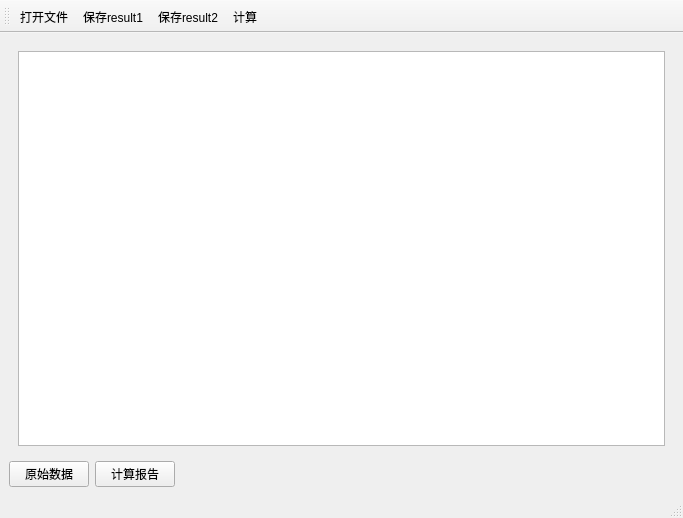
<?xml version="1.0" encoding="UTF-8"?>
<ui version="4.0">
 <class>MainWindow</class>
 <widget class="QMainWindow" name="MainWindow">
  <property name="geometry">
   <rect>
    <x>0</x>
    <y>0</y>
    <width>683</width>
    <height>518</height>
   </rect>
  </property>
  <property name="windowTitle">
   <string>滤波计算</string>
  </property>
  <widget class="QWidget" name="centralwidget">
   <layout class="QVBoxLayout" name="verticalLayout">
    <item>
     <widget class="QStackedWidget" name="stackedWidget">
      <property name="currentIndex">
       <number>0</number>
      </property>
      <widget class="QWidget" name="page">
       <layout class="QHBoxLayout" name="horizontalLayout">
        <item>
         <widget class="QTextBrowser" name="textBrowser"/>
        </item>
       </layout>
      </widget>
      <widget class="QWidget" name="page_2">
       <layout class="QHBoxLayout" name="horizontalLayout_3">
        <item>
         <widget class="QTextBrowser" name="textBrowser_2"/>
        </item>
       </layout>
      </widget>
     </widget>
    </item>
    <item>
     <layout class="QHBoxLayout" name="horizontalLayout_2">
      <item>
       <widget class="QPushButton" name="pushButton_2">
        <property name="text">
         <string>原始数据</string>
        </property>
       </widget>
      </item>
      <item>
       <widget class="QPushButton" name="pushButton">
        <property name="text">
         <string>计算报告</string>
        </property>
       </widget>
      </item>
      <item>
       <spacer name="horizontalSpacer">
        <property name="orientation">
         <enum>Qt::Horizontal</enum>
        </property>
        <property name="sizeHint" stdset="0">
         <size>
          <width>40</width>
          <height>20</height>
         </size>
        </property>
       </spacer>
      </item>
     </layout>
    </item>
   </layout>
  </widget>
  <widget class="QStatusBar" name="statusbar"/>
  <widget class="QToolBar" name="toolBar">
   <property name="windowTitle">
    <string>toolBar</string>
   </property>
   <property name="toolButtonStyle">
    <enum>Qt::ToolButtonTextUnderIcon</enum>
   </property>
   <attribute name="toolBarArea">
    <enum>TopToolBarArea</enum>
   </attribute>
   <attribute name="toolBarBreak">
    <bool>false</bool>
   </attribute>
   <addaction name="action_open"/>
   <addaction name="action_save"/>
   <addaction name="action_save_result2"/>
   <addaction name="action_count"/>
  </widget>
  <action name="action_open">
   <property name="icon">
    <iconset>
     <normaloff>C:/Users/tys/Desktop/测绘程序设计校赛 C012/图标/11icon/imageres 004.png</normaloff>C:/Users/tys/Desktop/测绘程序设计校赛 C012/图标/11icon/imageres 004.png</iconset>
   </property>
   <property name="text">
    <string>打开文件</string>
   </property>
  </action>
  <action name="action_save">
   <property name="icon">
    <iconset>
     <normaloff>C:/Users/tys/Desktop/测绘程序设计校赛 C012/图标/11icon/shell32 259.png</normaloff>C:/Users/tys/Desktop/测绘程序设计校赛 C012/图标/11icon/shell32 259.png</iconset>
   </property>
   <property name="text">
    <string>保存result1</string>
   </property>
  </action>
  <action name="action_count">
   <property name="icon">
    <iconset>
     <normaloff>C:/Users/tys/Desktop/测绘程序设计校赛 C012/图标/11icon/shell32 298.png</normaloff>C:/Users/tys/Desktop/测绘程序设计校赛 C012/图标/11icon/shell32 298.png</iconset>
   </property>
   <property name="text">
    <string>计算</string>
   </property>
  </action>
  <action name="action_save_result2">
   <property name="icon">
    <iconset>
     <normaloff>C:/Users/tys/Desktop/测绘程序设计校赛 C012/图标/11icon/shell32 259.png</normaloff>C:/Users/tys/Desktop/测绘程序设计校赛 C012/图标/11icon/shell32 259.png</iconset>
   </property>
   <property name="text">
    <string>保存result2</string>
   </property>
  </action>
 </widget>
 <resources/>
 <connections/>
</ui>
